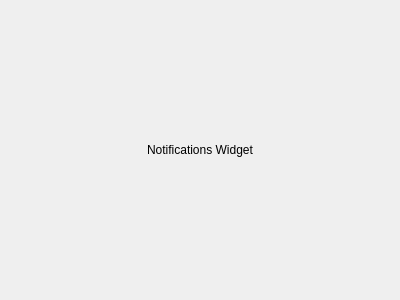
<?xml version="1.0" encoding="UTF-8"?>
<ui version="4.0">
 <class>NotificationsWidget</class>
 <widget class="QWidget" name="NotificationsWidget">
  <property name="geometry">
   <rect>
    <x>0</x>
    <y>0</y>
    <width>400</width>
    <height>300</height>
   </rect>
  </property>
  <property name="sizePolicy">
   <sizepolicy hsizetype="Expanding" vsizetype="Expanding">
    <horstretch>0</horstretch>
    <verstretch>0</verstretch>
   </sizepolicy>
  </property>
  <property name="windowTitle">
   <string>Form</string>
  </property>
  <layout class="QGridLayout" name="gridLayout">
   <item row="0" column="0">
    <widget class="QLabel" name="label">
     <property name="text">
      <string>Notifications Widget</string>
     </property>
     <property name="alignment">
      <set>Qt::AlignCenter</set>
     </property>
    </widget>
   </item>
  </layout>
 </widget>
 <resources/>
 <connections/>
</ui>
